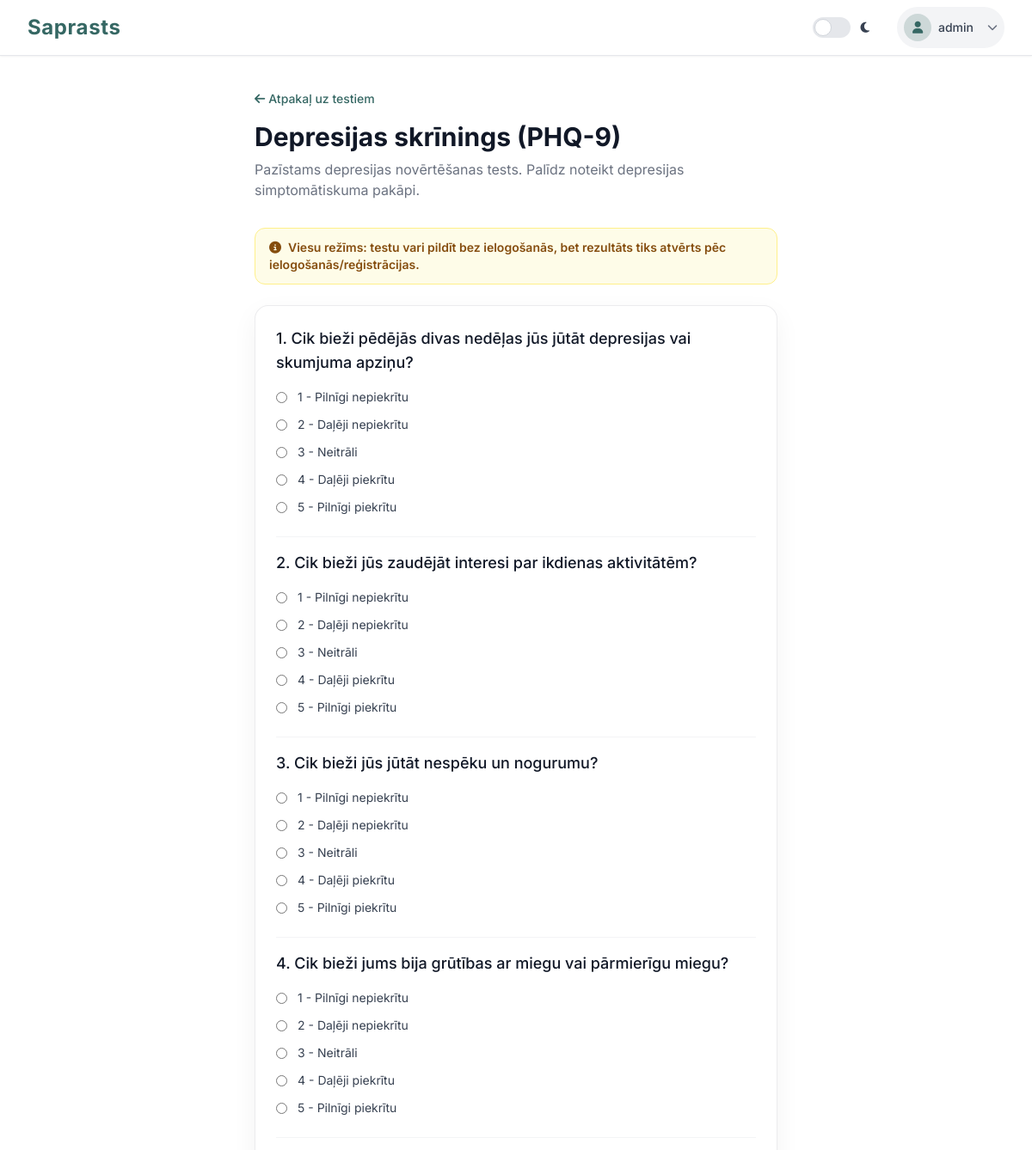
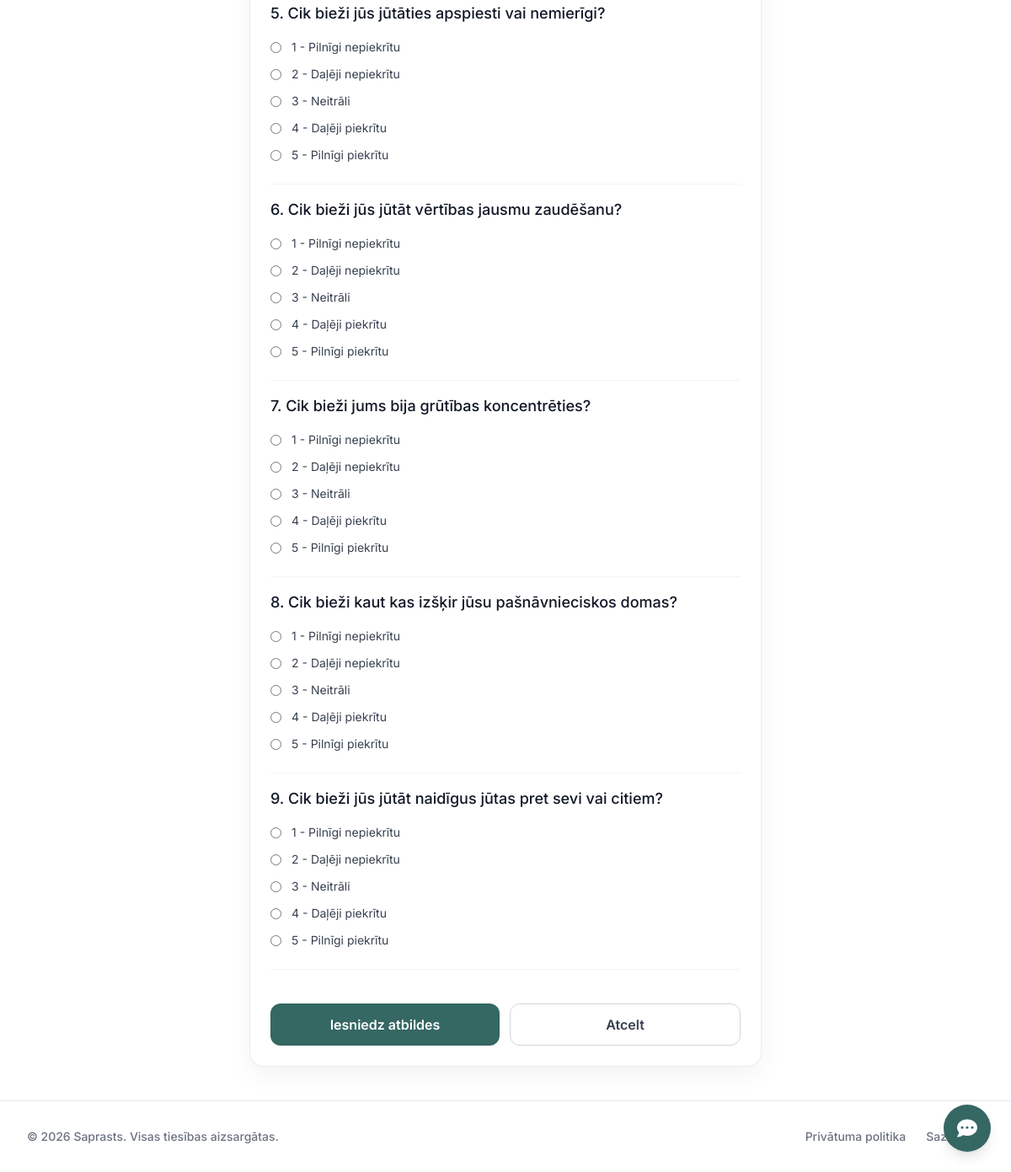
The page /test_view.php?test_id=1 (signed in) on the database its author committed (2 pictures, top to bottom).
### tables this page shows
CREATE TABLE tests (
  id INT UNSIGNED NOT NULL AUTO_INCREMENT,
  title VARCHAR(255) NOT NULL,
  description TEXT NULL,
  status ENUM('draft','pending_review','published','archived') NOT NULL DEFAULT 'draft',
  created_by_account_id INT UNSIGNED NULL,
  created_at TIMESTAMP NOT NULL DEFAULT CURRENT_TIMESTAMP,
  updated_at TIMESTAMP NULL DEFAULT NULL ON UPDATE CURRENT_TIMESTAMP,
  PRIMARY KEY (id),
  KEY idx_tests_status (status),
  CONSTRAINT fk_tests_creator
    FOREIGN KEY (created_by_account_id) REFERENCES accounts(id)
    ON DELETE SET NULL ON UPDATE CASCADE
);

CREATE TABLE test_questions (
  id INT UNSIGNED NOT NULL AUTO_INCREMENT,
  test_id INT UNSIGNED NOT NULL,
  question_text TEXT NOT NULL,
  sort_order INT UNSIGNED NOT NULL DEFAULT 0,
  PRIMARY KEY (id),
  KEY idx_test_questions_test (test_id),
  CONSTRAINT fk_test_questions_test
    FOREIGN KEY (test_id) REFERENCES tests(id)
    ON DELETE CASCADE ON UPDATE CASCADE
);

### test_view.php (the view, shortened to what this page needs)
<?php
require 'db.php';
$test_id = (int)$_GET['test_id'];
$is_user_logged_in = isset($_SESSION['account_id'], $_SESSION['role']) && $_SESSION['role'] === 'user';
$stmt = $conn->prepare("SELECT id, title, description FROM tests WHERE id = ? AND status = 'published'");
$stmt->bind_param("i", $test_id);
$stmt->execute();
$result = $stmt->get_result();
$test = $result->fetch_assoc();
$stmt = $conn->prepare("SELECT id, question_text, sort_order FROM test_questions WHERE test_id = ? ORDER BY sort_order");
$stmt->bind_param("i", $test_id);
$stmt->execute();
$result = $stmt->get_result();
$questions = [];
while($row = $result->fetch_assoc()) {
    $questions[] = $row;
}
require 'header.php';
?>
<div class="page-shell-narrow page-surface">
    <div class="page-heading">
        <a href="<?php echo $is_user_logged_in ? 'tests.php' : 'index.php#self-tests'; ?>" class="text-primary hover:text-primaryHover text-sm font-medium flex items-center gap-1 mb-4">
            <i class="fas fa-arrow-left"></i> Atpakaļ uz testiem
        </a>
        <h1 class="text-3xl font-bold text-gray-900 dark:text-white"><?php echo htmlspecialchars($test['title']); ?></h1>
        <p class="text-gray-500 dark:text-gray-400 mt-2"><?php echo htmlspecialchars($test['description']); ?></p>
    </div>
    <?php if (!$is_user_logged_in): ?>
    <div class="alert-warning mb-6">
        <p class="text-sm font-semibold text-yellow-800 dark:text-yellow-300">
            <i class="fas fa-info-circle mr-2"></i>Viesu režīms: testu vari pildīt bez ielogošanās, bet rezultāts tiks atvērts pēc ielogošanās/reģistrācijas.
        </p>
    </div>
    <?php endif; ?>
    <form method="POST" class="form-card stack-md">
        <?php foreach($questions as $index => $q): ?>
            <div class="border-b border-gray-100 dark:border-zinc-700 pb-6 last:border-b-0">
                <label class="block text-lg font-medium text-gray-900 dark:text-white mb-4">
                    <?php echo ($index + 1) . '. ' . htmlspecialchars($q['question_text']); ?>
                </label>
                <div class="space-y-3">
                    <?php for($i = 1; $i <= 5; $i++): ?>
                        <label class="flex items-center">
                            <input type="radio" name="answer_<?php echo $q['id']; ?>" value="<?php echo $i; ?>" required class="text-primary focus:ring-primary">
                            <span class="ml-3 text-sm text-gray-700 dark:text-gray-300"><?php echo $i . ' - ' . ($i == 1 ? 'Pilnīgi nepiekrītu' : ($i == 2 ? 'Daļēji nepiekrītu' : ($i == 3 ? 'Neitrāli' : ($i == 4 ? 'Daļēji piekrītu' : 'Pilnīgi piekrītu')))); ?></span>
                        </label>
                    <?php endfor; ?>
                </div>
            </div>
        <?php endforeach; ?>
        <div class="pt-6 flex gap-3">
            <button type="submit" name="submit_test" class="button-primary flex-1">
                Iesniedz atbildes
            </button>
            <a href="<?php echo $is_user_logged_in ? 'tests.php' : 'index.php#self-tests'; ?>" class="button-secondary flex-1">
                Atcelt
            </a>
        </div>
    </form>
</div>
<?php require 'footer.php'; ?>

### style.css (style rules this page uses)
:root { --color-primary: #356763; --color-primary-hover: #285b57; --color-secondary: #49655a; --color-surface: #ffffff; --color-background: #ffffff; }
body { display: flex; flex-direction: column; min-height: 100vh; font-family: Inter, system-ui, -apple-system, "Segoe UI", Roboto, Arial, sans-serif; background: var(--color-background); }
.page-surface { background: var(--color-background); }
.page-shell, .page-shell-wide, .page-shell-narrow { width: 100%; margin-left: auto; margin-right: auto; padding: 2.5rem 1rem; flex-grow: 1; }
.page-shell-narrow { max-width: 42rem; }
@media (min-width: 640px) { .page-shell, .page-shell-wide, .page-shell-narrow { padding-left: 1.5rem; padding-right: 1.5rem; } }
@media (min-width: 1024px) { .page-shell, .page-shell-wide, .page-shell-narrow { padding-left: 2rem; padding-right: 2rem; } }
.page-heading { margin-bottom: 2rem; }
.panel-card, .form-card, .list-card, .auth-card, .result-card, .empty-card { background: #fff; border: 1px solid rgba(15, 23, 42, 0.08); border-radius: 1rem; box-shadow: 0 10px 30px rgba(2, 8, 23, 0.05); }
.panel-card, .form-card, .auth-card, .result-card { padding: 1.5rem; }
.alert-success, .alert-error, .alert-info, .alert-warning { margin-bottom: 1.5rem; border-radius: 0.75rem; border: 1px solid; padding: 0.75rem 1rem; }
.alert-warning { background: rgb(254 252 232); border-color: rgb(254 240 138); color: rgb(133 77 14); }
.stack-md > * + * { margin-top: 1rem; }
.button-primary, .button-secondary, .button-danger-icon, .button-link-icon { display: inline-flex; align-items: center; justify-content: center; gap: 0.5rem; border-radius: 0.75rem; font-weight: 600; transition: all 180ms ease; }
.button-primary { background: var(--color-primary); color: #fff; padding: 0.75rem 1rem; }
.button-secondary { border: 1px solid rgb(209 213 219); color: rgb(55 65 81); background: #fff; padding: 0.75rem 1rem; }

### rows shown on the page
tests: title "Depresijas skrīnings (PHQ-9)", description "Pazīstams depresijas novērtēšanas tests. Palīdz noteikt depresijas simptomātiskuma pakāpi."
test_questions: question_text "Cik bieži pēdējās divas nedēļas jūs jūtāt depresijas vai skumjuma apziņu?"
test_questions: question_text "Cik bieži jūs zaudējāt interesi par ikdienas aktivitātēm?"
test_questions: question_text "Cik bieži jūs jūtāt nespēku un nogurumu?"
test_questions: question_text "Cik bieži jums bija grūtības ar miegu vai pārmierīgu miegu?"
test_questions: question_text "Cik bieži jūs jūtāties apspiesti vai nemierīgi?"
test_questions: question_text "Cik bieži jūs jūtāt vērtības jausmu zaudēšanu?"
test_questions: question_text "Cik bieži jums bija grūtības koncentrēties?"
test_questions: question_text "Cik bieži kaut kas izšķir jūsu pašnāvnieciskos domas?"
test_questions: question_text "Cik bieži jūs jūtāt naidīgus jūtas pret sevi vai citiem?"

### other values the page prints
$user_name "admin"
